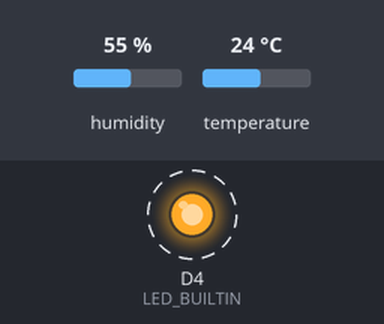
Bench run of a program on a simulated ESP8266 (Wemos D1 mini). On the bench: output pins drawn as LEDs (lit = HIGH, except the on-board LED, lit = LOW). Dashed ring = blinking. Inputs (shaded band) come from the test bench; at power-on: humidity 55 %, temperature 24 °C. What the program prints to the serial monitor is not drawn. At 7.0 s the program puts the board to deep sleep or switches it off; the recording ends there.

Above: at 0.05 s.
Timing chart, 0 to 3.0 s (numbered marks = the images above):
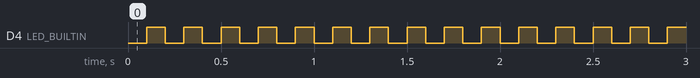

The program:

main.cpp
```cpp
/***
 * Ejemplo básico para leer la Shield DHT22 Sensor de temperatura y humedad
 * con un WeMos D1 Mini
 * Parpadea el led y se va a dormir durante 1 minuto (se puede modificar hasta unos 71 minutos)
 * Es necesario unir los pines D0 y RST para que se repita el proceso
 * Para reprogramar el ESP, desconecte la unión D0 - RST
 * */

#include <Arduino.h>

// Librerias usadas incluidas en platformio.ini
#include <Adafruit_Sensor.h>
#include "DHT.h"

// Este es el pin que usa la Shield y coincide con el LED_BUILDIN
#define DHTPIN D4       // D4 o 2
#define DHTTYPE DHT22   // DHT 22 (AM2302)

// El valor máximo para un entero sin signo de 32 bits es 4294967295 o 0xffffffff.
// Por lo tanto, el intervalo máximo de sueño profundo parece ser de ~ 71 minutos.
// Para probar dormir durante un minuto

//uint32_t minutosDormido = 60 * 60 * 1000000;
//uint32_t minutosDormido = 3600000000;
const uint32 minutosDormido = 60e6;
const uint32 minutos = minutosDormido / 60000000;

void setup() {

  Serial.begin(115200);
  // Esperamos a que se inicialize el puerto serie
  while(!Serial) { }
  Serial.println("\n\nDespierto");

  // Led en placa como salida
  pinMode(LED_BUILTIN, OUTPUT);

  // Conecte D0 a RST para despertarse
  pinMode(D0, WAKEUP_PULLUP);

  // LED: LOW = on, HIGH = off
  Serial.println("Comienza a parpadear");
  for (int i = 0; i < 20; i++)
  {
    digitalWrite(LED_BUILTIN, LOW);
    delay(100);
    digitalWrite(LED_BUILTIN, HIGH);
    delay(100);
  }
  Serial.println("Deja de parpadear");

  Serial.println("Lectura del sensor DHT22");

  // Pongo el pin como entrada para que pueda leer el sensor
  // Antes lo uso como led
  pinMode(LED_BUILTIN, INPUT);
  // Inicializa el sensor DHT
  DHT dht(DHTPIN, DHTTYPE);
  dht.begin();

  // Espere unos segundos.
  delay(2000);

  // ¡Leer la temperatura o la humedad toma alrededor de 250 milisegundos!
  // Las lecturas del sensor también pueden durar hasta 2 segundos (es un sensor muy lento)
  float h = dht.readHumidity();
  float t = dht.readTemperature();

  // Comprueba si alguna lectura falló y sale temprano (para intentarlo de nuevo).
  if (isnan(h) || isnan(t)) {
    Serial.println("¡Error al leer el sensor DHT!");
    return;
  }

  // Mostramos los valores leídos por el puerto serie
  Serial.print("Humidity: ");
  Serial.print(h);
  Serial.print(" %\t");
  Serial.print("Temperature: ");
  Serial.print(t);
  Serial.print(" *C ");
  Serial.println("");


  //Pausa antes del sleep
  delay(1000);
  Serial.printf("Dormir durante %d minutos\n\n", minutos);
  // Instrucción para ponerse a dormir
  ESP.deepSleep(minutosDormido);

}


void loop() {
  // Vacío
}
```

Measured:
- by itself, D4 (LED_BUILTIN): alternates HIGH for 0.10 s and LOW for 0.10 s, 39 changes in all, then stays HIGH
